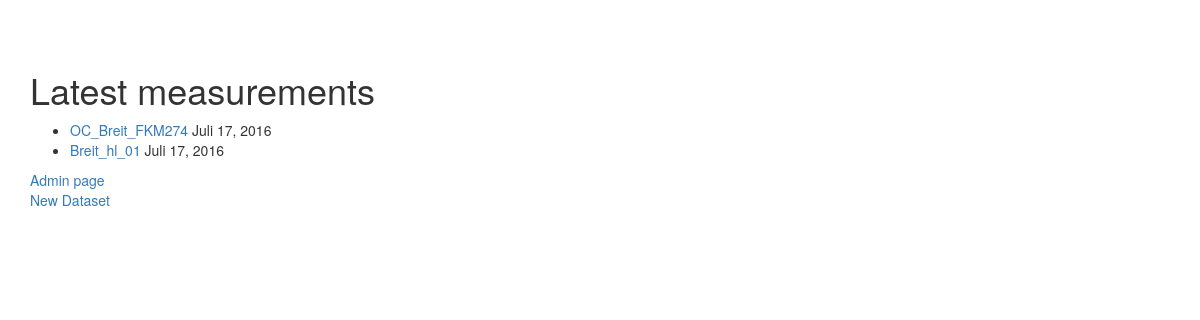
Before: / with the older database file.
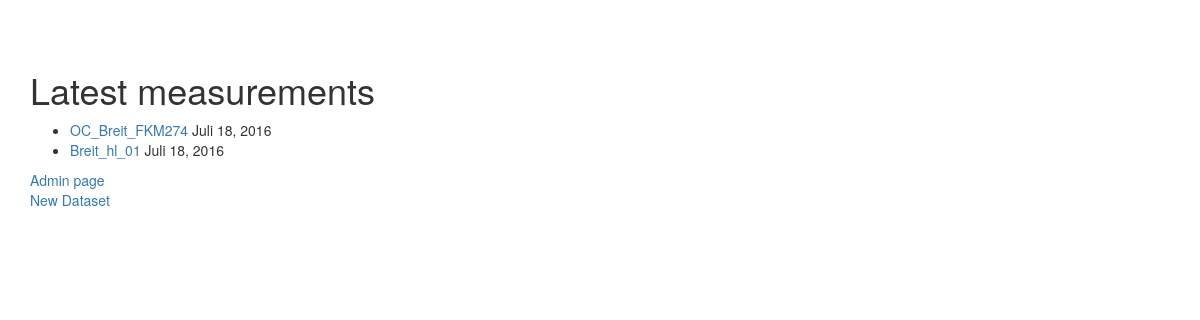
After: the same page with the newer database file.
### stdb/models.py (models this page shows, shortened)
class Dataset(models.Model):
    name = models.CharField(max_length=200, unique=True)
    flask_name = models.CharField(max_length=200)
    formula = models.CharField(max_length=200)
    machine = models.CharField(max_length=30, blank=True)
    operator = models.CharField(max_length=200, verbose_name='Who measured the structure?')
    picked_at = models.IntegerField(verbose_name='Crystals picked at which temperature?', default=0)
    measure_date = models.DateField(#auto_now_add=True, # would not be changeable
                                    verbose_name='date measured')
    measured_for = models.CharField(max_length=120, verbose_name='Customer', blank=True)
    email = models.EmailField(blank=True)
    ak = models.CharField(max_length=120, verbose_name='Workgroup', blank=True)
    received = models.DateField(verbose_name='date received', blank=True, null=True)
    output = models.DateField(verbose_name='date outgoing', blank=True, null=True)
    crystal_size_x = models.FloatField(max_length=4, default=0, blank=True,
                                       validators=[MinValueValidator(0), MaxValueValidator(500)])
    crystal_size_y = models.FloatField(max_length=4, default=0, blank=True,
                                       validators=[MinValueValidator(0), MaxValueValidator(500)])
    crystal_size_z = models.FloatField(max_length=4, default=0, blank=True,
                                       validators=[MinValueValidator(0), MaxValueValidator(500)])
    colour = models.CharField(max_length=20, blank=True)
    is_publishable = models.BooleanField(default=False)
    service_structure = models.BooleanField(default=False)
    comment = models.TextField(max_length=2000, blank=True)
    cell_a = models.FloatField(max_length=8, default=0, verbose_name='a', null=True, blank=True,
                               validators=[MinValueValidator(0), MaxValueValidator(500)])
    cell_b = models.FloatField(max_length=8, default=0, verbose_name='b', null=True, blank=True,
                               validators=[MinValueValidator(0), MaxValueValidator(500)])
    cell_c = models.FloatField(max_length=8, default=0, verbose_name='c', null=True, blank=True,
                               validators=[MinValueValidator(0), MaxValueValidator(500)])
    alpha = models.FloatField(max_length=8, default=0, null=True, blank=True,
                              validators=[MinValueValidator(0), MaxValueValidator(180)])
    beta = models.FloatField(max_length=8, default=0, null=True, blank=True,
                             validators=[MinValueValidator(0), MaxValueValidator(180)])
    gamma = models.FloatField(max_length=8, default=0, null=True, blank=True,
                              validators=[MinValueValidator(0), MaxValueValidator(180)])
    R1_all = models.FloatField(max_length=5, validators=[MinValueValidator(0),
                                                         MaxValueValidator(1)], blank=True, null=True)
    wR2_all = models.FloatField(max_length=5, validators=[MinValueValidator(0),
                                                          MaxValueValidator(1)], blank=True, null=True)
    R1_2s = models.FloatField(max_length=5, validators=[MinValueValidator(0),
                                                        MaxValueValidator(1)], blank=True, null=True)
    wR2_2s = models.FloatField(max_length=5, validators=[MinValueValidator(0),
                                                         MaxValueValidator(1)], blank=True, null=True)
    density = models.FloatField(max_length=5, verbose_name='density (calc)', blank=True, null=True)
    mu = models.FloatField(max_length=5, verbose_name='absorption [mm-1]', blank=True, null=True)
    formular_weight = models.FloatField(max_length=8, verbose_name='Formular weight', blank=True, null=True)
    shape = models.CharField(max_length=20, blank=True)
    temperature = models.FloatField(max_length=5, verbose_name='Temperature [K]', blank=True, default=0, null=True)
    crystal_system = models.CharField(max_length=15, blank=True)
    space_group = models.CharField(max_length=15, blank=True)
    volume = models.FloatField(max_length=5, blank=True, null=True)
    z = models.IntegerField(blank=True, null=True)
    fnull = models.IntegerField(blank=True, null=True)
    wavelength = models.FloatField(max_length=10, blank=True, null=True)
    radiation_type = models.CharField(max_length=18, blank=True)
    theta_min = models.FloatField(max_length=10, blank=True, null=True)
    theta_max = models.FloatField(max_length=10, blank=True, null=True)
    measured_refl = models.IntegerField(blank=True, null=True)
    completeness = models.IntegerField(blank=True, null=True)
    indep_refl = models.IntegerField(blank=True, null=True)
    refl_used = models.IntegerField(blank=True, null=True)
    r_int = models.FloatField(max_length=10, blank=True, null=True)
    parameters = models.IntegerField(blank=True, null=True)
    restraints = models.IntegerField(blank=True, null=True)
    peak = models.FloatField(max_length=10, blank=True, null=True)
    hole = models.FloatField(max_length=10, blank=True, null=True)
    goof = models.FloatField(max_length=10, blank=True, null=True)
    cell_a.short_description = 'Unit Cell Parameter a'
    cell_b.short_description = 'Unit Cell Parameter b'
    cell_c.short_description = 'Unit Cell Parameter c'
    alpha.short_description = 'Unit Cell Parameter alpha'
    beta.short_description = 'Unit Cell Parameter beta'
    gamma.short_description = 'Unit Cell Parameter gamma'
    z.empty_value_display = '?'
    cif_file = models.FileField(upload_to=get_filename, verbose_name='CIF File', blank=True)
    fcf_file = models.FileField(upload_to=get_filename, verbose_name='fcf File', blank=True)
    res_file = models.FileField(upload_to=get_filename, verbose_name='RES File', blank=True)
    raw_file = models.FileField(upload_to=get_filename, verbose_name='raw/mul_file', blank=True)
    p4p_file = models.FileField(upload_to=get_filename, verbose_name='p4p File', blank=True)
    abs_file = models.FileField(upload_to=get_filename, verbose_name='abs File', blank=True)
    eps_file = models.FileField(upload_to=get_filename, verbose_name='abs File', blank=True)
    ls_file = models.FileField(upload_to=get_filename, verbose_name='name_0m._ls File', blank=True)
    pdf_file = models.FileField(upload_to=get_filename, verbose_name='Checkfif File', blank=True)
    checkcif_file = models.FileField(upload_to=get_filename, verbose_name='checkcif File', blank=True)
    hkl_file = models.FileField(upload_to=get_filename, verbose_name='hkl File', blank=True)
    sfrm_file = models.FileField(upload_to=get_filename, verbose_name='one Frame', blank=True)
    cht_file = models.FileField(upload_to=get_filename, verbose_name='name .cht file', blank=True)
    other_file1 = models.FileField(upload_to=get_filename, verbose_name='other File', blank=True)
    other_file2 = models.FileField(upload_to=get_filename, verbose_name='other File', blank=True)
    other_file3 = models.FileField(upload_to=get_filename, verbose_name='other File', blank=True)
    class Meta:
        ordering = ['-measure_date', '-name']
    def get_absolute_url(self):
        return reverse('stdb:detail', kwargs={'pk': self.id})
    def was_measured_recently(self):
        now = datetime.date.today()
        return now - datetime.timedelta(days=7) <= self.measure_date <= now
    is_publishable.short_description = 'publishable?'
    is_publishable.boolean = True
    was_measured_recently.admin_order_field = 'measure_date'
    was_measured_recently.boolean = True
    was_measured_recently.short_description = 'Measured recently?'
    def publishable(self):
        if self.is_publishable:
            return True
        else:
            return False

### stdb/views.py (the view)
# urls.py: url(r'^$', views.index_view, name='index'),
def index_view(request):
    list_of_measurements = Dataset.objects.filter(measure_date__lte=timezone.now())#[:2]
    context = {
        'latest_measurement_list': list_of_measurements
    }
    return render(request, 'data_list.html', context)

### stdb/templates/data_list.html (shortened to what this page needs)
{% extends "base.html" %}
{% block content %}
    {% block title %}
        <h1>Latest measurements</h1>
    {% endblock %}
    <ul>
    {% for dataset in latest_measurement_list %}
        <li><a href="{{ dataset.get_absolute_url }}">{{ dataset.name }}</a> {{ dataset.measure_date }}</li>
    {% endfor %}
    </ul>
    <a href="{% url 'admin:index' %}">Admin page</a>
    <br>
    <a href="{% url 'stdb:new' %}">New Dataset</a>
{% endblock content %}

Changed rows visible on the page:
changed Dataset "OC_Breit_FKM274": measure_date "Juli 17, 2016" → "Juli 18, 2016"
changed Dataset "Breit_hl_01": measure_date "Juli 17, 2016" → "Juli 18, 2016"
